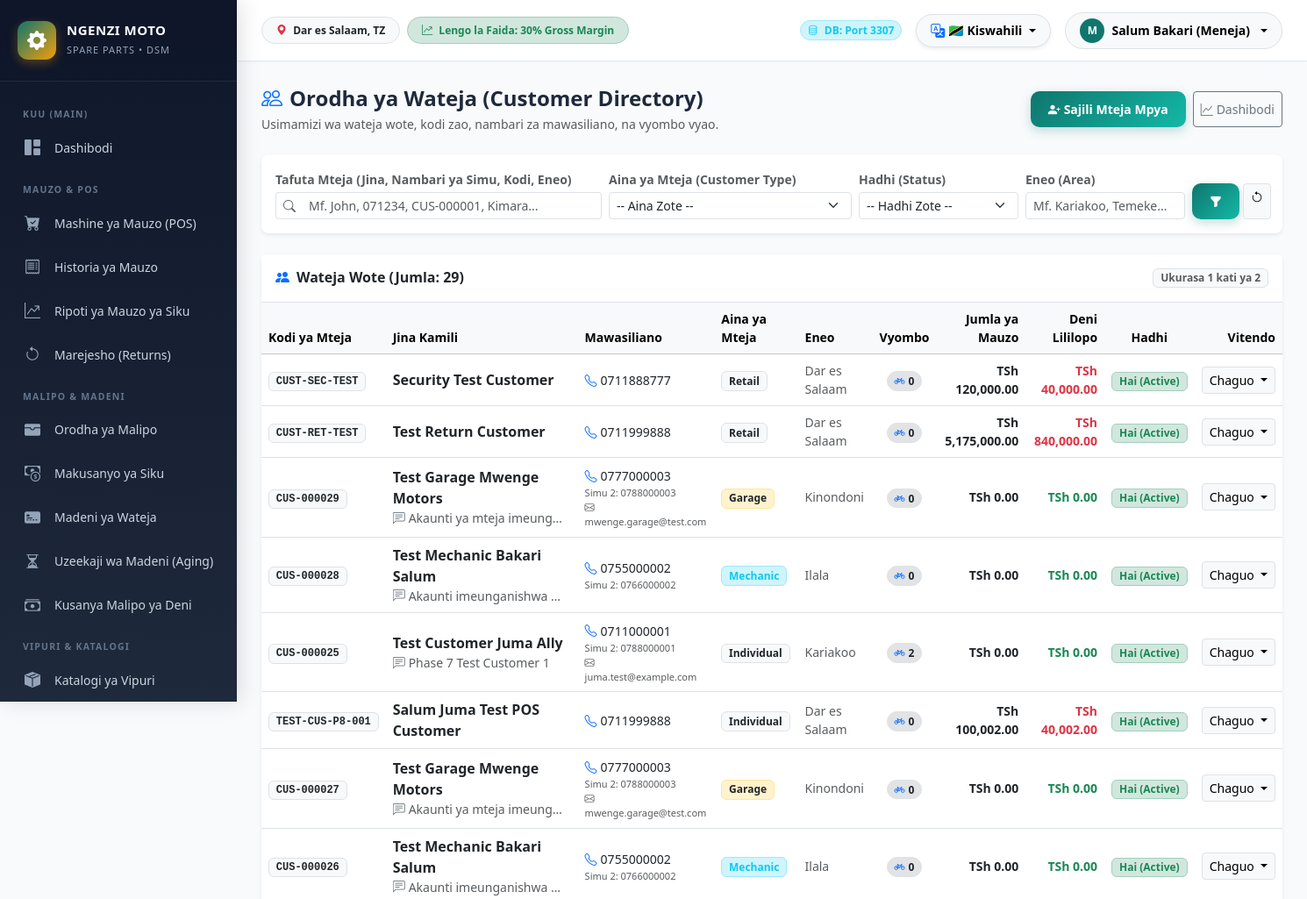
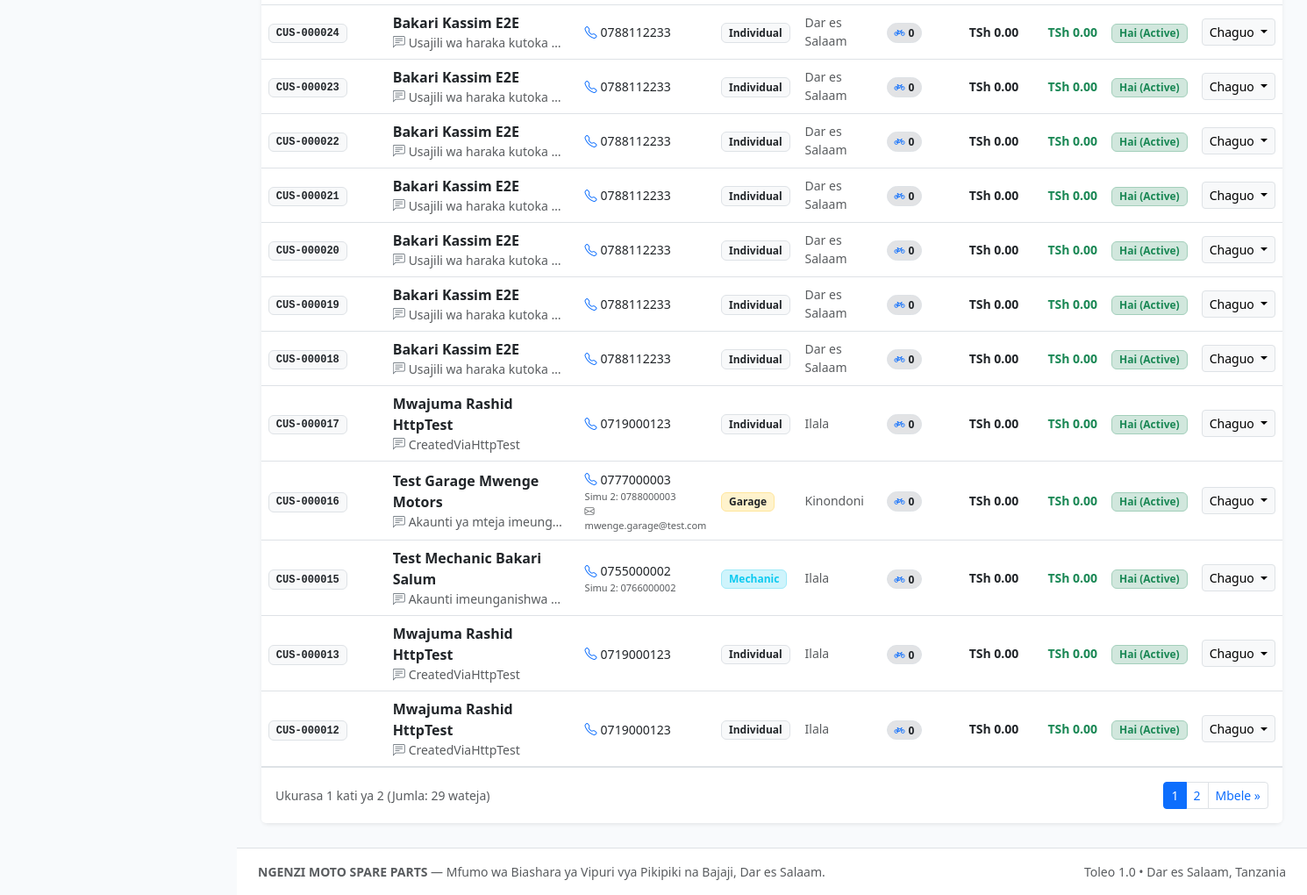
Screenshot of /index.php?route=customers (signed in) with the database file from the repository (2 pictures, top to bottom).
### tables this page shows
CREATE TABLE `customers` (
  `id` int(11) NOT NULL AUTO_INCREMENT,
  `customer_code` varchar(50) NOT NULL,
  `name` varchar(100) NOT NULL,
  `phone` varchar(20) DEFAULT NULL,
  `alternative_phone` varchar(20) DEFAULT NULL,
  `email` varchar(100) DEFAULT NULL,
  `address` varchar(255) DEFAULT NULL,
  `area` varchar(100) DEFAULT NULL,
  `gender` varchar(20) DEFAULT NULL,
  `customer_type` enum('individual','retail','mechanic','garage','business','walk_in','reseller','dealer','other') DEFAULT 'individual',
  `credit_limit` decimal(15,2) DEFAULT 0.00,
  `credit_allowed` tinyint(1) NOT NULL DEFAULT 1,
  `payment_terms` varchar(50) NOT NULL DEFAULT '30 days',
  `credit_status` enum('active','warning','blocked') NOT NULL DEFAULT 'active',
  `current_balance` decimal(15,2) DEFAULT 0.00,
  `notes` text DEFAULT NULL,
  `status` enum('active','inactive','blocked') DEFAULT 'active',
  `created_by` int(11) DEFAULT NULL,
  `updated_by` int(11) DEFAULT NULL,
  `created_at` timestamp NOT NULL DEFAULT current_timestamp(),
  `updated_at` timestamp NOT NULL DEFAULT current_timestamp() ON UPDATE current_timestamp(),
  PRIMARY KEY (`id`),
  UNIQUE KEY `customer_code` (`customer_code`),
  KEY `idx_customer_phone` (`phone`),
  KEY `created_by` (`created_by`),
  KEY `updated_by` (`updated_by`),
  CONSTRAINT `customers_ibfk_1` FOREIGN KEY (`created_by`) REFERENCES `users` (`id`) ON DELETE SET NULL,
  CONSTRAINT `customers_ibfk_2` FOREIGN KEY (`updated_by`) REFERENCES `users` (`id`) ON DELETE SET NULL
);

### views/customers/index.php (the view, shortened to what the rows shown need)
<?php
$canSeeFinancials = Auth::hasAnyRole(['super_admin', 'manager', 'accountant']);
?>
<div class="card border-0 shadow-sm rounded-3">
    <div class="card-body p-0">
        <?php if (empty($customers)): ?>
            <div class="p-5 text-center text-muted">
                <i class="bi bi-people fs-1 d-block mb-2 text-secondary"></i>
                Hakuna mteja aliyepatikana kulingana na vigezo ulivyoweka.
                <?php if ($canCreate): ?>
                    <div class="mt-3">
                        <a href="/index.php?route=customer_create" class="btn btn-sm btn-primary-custom">
                            <i class="bi bi-plus-lg me-1"></i> Sajili Mteja Mpya Sasa
                        </a>
                    </div>
                <?php endif; ?>
            </div>
        <?php else: ?>
            <div class="table-responsive">
                <table class="table align-middle table-hover mb-0">
                    <thead class="table-light small text-muted">
                        <tr>
                            <th>Kodi ya Mteja</th>
                            <th>Jina Kamili</th>
                            <th>Mawasiliano</th>
                            <th>Aina ya Mteja</th>
                            <th>Eneo</th>
                            <th class="text-center">Vyombo</th>
                            <?php if ($canSeeFinancials): ?>
                                <th class="text-end">Jumla ya Mauzo</th>
                                <th class="text-end">Deni Lililopo</th>
                            <?php endif; ?>
                            <th class="text-center">Hadhi</th>
                            <th class="text-end">Vitendo</th>
                        </tr>
                    </thead>
                    <tbody>
                        <?php foreach ($customers as $c): ?>
                            <tr>
                                <td>
                                    <span class="badge bg-light text-dark font-monospace border">
                                        <?= htmlspecialchars($c['customer_code']) ?>
                                    </span>
                                </td>
                                <td>
                                    <a href="/index.php?route=customer_show&id=<?= $c['id'] ?>" class="fw-semibold text-dark text-decoration-none hover-primary">
                                        <?= htmlspecialchars($c['name']) ?>
                                    </a>
                                    <?php if (!empty($c['notes'])): ?>
                                        <div class="small text-muted text-truncate" style="max-width: 200px;">
                                            <i class="bi bi-chat-left-text me-1 text-secondary"></i><?= htmlspecialchars($c['notes']) ?>
                                        </div>
                                    <?php endif; ?>
                                </td>
                                <td>
                                    <div>
                                        <?php if (!empty($c['phone'])): ?>
                                            <a href="tel:<?= htmlspecialchars($c['phone']) ?>" class="text-decoration-none text-dark small fw-medium">
                                                <i class="bi bi-telephone text-primary me-1"></i><?= htmlspecialchars($c['phone']) ?>
                                            </a>
                                        <?php else: ?>
                                            <span class="text-muted small">--</span>
                                        <?php endif; ?>
                                    </div>
                                    <?php if (!empty($c['alternative_phone'])): ?>
                                        <div class="text-muted" style="font-size: 11px;">
                                            Simu 2: <?= htmlspecialchars($c['alternative_phone']) ?>
                                        </div>
                                    <?php endif; ?>
                                    <?php if (!empty($c['email'])): ?>
                                        <div class="text-muted" style="font-size: 11px;">
                                            <i class="bi bi-envelope me-1"></i><?= htmlspecialchars($c['email']) ?>
                                        </div>
                                    <?php endif; ?>
                                </td>
                                <td>
                                    <?php
                                    $typeColors = [
                                        'online'     => 'bg-success-subtle text-success border border-success-subtle fw-bold',
                                        'mechanic'   => 'bg-info-subtle text-info border border-info-subtle',
                                        'garage'     => 'bg-warning-subtle text-dark border border-warning-subtle',
                                        'business'   => 'bg-primary-subtle text-primary border border-primary-subtle',
                                        'walk_in'    => 'bg-secondary-subtle text-secondary border',
                                        'individual' => 'bg-light text-dark border',
                                        'retail'     => 'bg-light text-dark border'
                                    ];
                                    $badgeCls = $typeColors[$c['customer_type']] ?? 'bg-light text-dark border';
                                    ?>
                                    <span class="badge <?= $badgeCls ?> text-capitalize">
                                        <?= $c['customer_type'] === 'online' ? '<i class="bi bi-globe me-1"></i>Mtandaoni' : htmlspecialchars($c['customer_type']) ?>
                                    </span>
                                </td>
                                <td class="small text-muted">
                                    <?= htmlspecialchars($c['area'] ?: ($c['address'] ?: 'Dar es Salaam')) ?>
                                </td>
                                <td class="text-center">
                                    <span class="badge bg-secondary-subtle text-dark border rounded-pill px-2.5 py-1">
                                        <i class="bi bi-bicycle me-1 text-primary"></i><?= (int)$c['vehicle_count'] ?>
                                    </span>
                                </td>
                                <?php if ($canSeeFinancials): ?>
                                    <td class="text-end small fw-semibold text-dark">
                                        <?= Helper::formatMoney((float)$c['total_purchases_amount']) ?>
                                    </td>
                                    <td class="text-end small fw-bold <?= (float)$c['total_balance_due'] > 0 ? 'text-danger' : 'text-success' ?>">
                                        <?= (float)$c['total_balance_due'] > 0 ? Helper::formatMoney((float)$c['total_balance_due']) : 'TSh 0.00' ?>
                                    </td>
                                <?php endif; ?>
                                <td class="text-center">
                                    <?php if ($c['status'] === 'active'): ?>
                                        <span class="badge bg-success-subtle text-success border border-success-subtle px-2 py-1">Hai (Active)</span>
                                    <?php elseif ($c['status'] === 'blocked'): ?>
                                        <span class="badge bg-danger text-white px-2 py-1">Amezuiwa</span>
                                    <?php else: ?>
                                        <span class="badge bg-secondary-subtle text-muted border px-2 py-1">Amesitishwa</span>
                                    <?php endif; ?>
                                </td>
                                <td class="text-end">
                                    <div class="dropdown">
                                        <button class="btn btn-sm btn-light border dropdown-toggle" type="button" data-bs-toggle="dropdown">
                                            Chaguo
                                        </button>
                                    </div>
                                </td>
                            </tr>
                        <?php endforeach; ?>
                    </tbody>
                </table>
            </div>
        <?php endif; ?>
    </div>
</div>

### rows the page displays
customers: customer_code "CUST-SEC-TEST", name "Security Test Customer", phone "0711888777", customer_type "Retail", area+address "Dar es Salaam", vehicle_count "0", total_purchases_amount "TSh 120,000.00", total_balance_due "TSh 40,000.00", status "Hai (Active)"
customers: customer_code "CUST-RET-TEST", name "Test Return Customer", phone "0711999888", customer_type "Retail", area+address "Dar es Salaam", vehicle_count "0", total_purchases_amount "TSh 5,175,000.00", total_balance_due "TSh 840,000.00", status "Hai (Active)"
customers: customer_code "CUS-000029", name "Test Garage Mwenge Motors", notes "Akaunti ya mteja imeung…", phone "0777000003", alternative_phone "0788000003", email "mwenge.garage@test.com", customer_type "Garage", area "Kinondoni", vehicle_count "0", total_purchases_amount "TSh 0.00", status "Hai (Active)"
customers: customer_code "CUS-000028", name "Test Mechanic Bakari Salum", notes "Akaunti imeunganishwa…", phone "0755000002", alternative_phone "0766000002", customer_type "Mechanic", area "Ilala", vehicle_count "0", total_purchases_amount "TSh 0.00", status "Hai (Active)"
customers: customer_code "CUS-000025", name "Test Customer Juma Ally", notes "Phase 7 Test Customer 1", phone "0711000001", alternative_phone "0788000001", email "juma.test@example.com", customer_type "Individual", area "Kariakoo", vehicle_count "2", total_purchases_amount "TSh 0.00", status "Hai (Active)"
customers: customer_code "TEST-CUS-P8-001", name "Salum Juma Test POS Customer", phone "0711999888", customer_type "Individual", area+address "Dar es Salaam", vehicle_count "0", total_purchases_amount "TSh 100,002.00", total_balance_due "TSh 40,002.00", status "Hai (Active)"
customers: customer_code "CUS-000027", name "Test Garage Mwenge Motors", notes "Akaunti ya mteja imeung…", phone "0777000003", alternative_phone "0788000003", email "mwenge.garage@test.com", customer_type "Garage", area "Kinondoni", vehicle_count "0", total_purchases_amount "TSh 0.00", status "Hai (Active)"
customers: customer_code "CUS-000026", name "Test Mechanic Bakari Salum", notes "Akaunti imeunganishwa…", phone "0755000002", alternative_phone "0766000002", customer_type "Mechanic", area "Ilala", vehicle_count "0", total_purchases_amount "TSh 0.00", status "Hai (Active)"
customers: customer_code "CUS-000024", name "Bakari Kassim E2E", notes "Usajili wa haraka kutoka…", phone "0788112233", customer_type "Individual", area+address "Dar es Salaam", vehicle_count "0", total_purchases_amount "TSh 0.00", status "Hai (Active)"
customers: customer_code "CUS-000023", name "Bakari Kassim E2E", notes "Usajili wa haraka kutoka…", phone "0788112233", customer_type "Individual", area+address "Dar es Salaam", vehicle_count "0", total_purchases_amount "TSh 0.00", status "Hai (Active)"
customers: customer_code "CUS-000022", name "Bakari Kassim E2E", notes "Usajili wa haraka kutoka…", phone "0788112233", customer_type "Individual", area+address "Dar es Salaam", vehicle_count "0", total_purchases_amount "TSh 0.00", status "Hai (Active)"
customers: customer_code "CUS-000021", name "Bakari Kassim E2E", notes "Usajili wa haraka kutoka…", phone "0788112233", customer_type "Individual", area+address "Dar es Salaam", vehicle_count "0", total_purchases_amount "TSh 0.00", status "Hai (Active)"
customers: customer_code "CUS-000020", name "Bakari Kassim E2E", notes "Usajili wa haraka kutoka…", phone "0788112233", customer_type "Individual", area+address "Dar es Salaam", vehicle_count "0", total_purchases_amount "TSh 0.00", status "Hai (Active)"
customers: customer_code "CUS-000019", name "Bakari Kassim E2E", notes "Usajili wa haraka kutoka…", phone "0788112233", customer_type "Individual", area+address "Dar es Salaam", vehicle_count "0", total_purchases_amount "TSh 0.00", status "Hai (Active)"
customers: customer_code "CUS-000018", name "Bakari Kassim E2E", notes "Usajili wa haraka kutoka…", phone "0788112233", customer_type "Individual", area+address "Dar es Salaam", vehicle_count "0", total_purchases_amount "TSh 0.00", status "Hai (Active)"
customers: customer_code "CUS-000017", name "Mwajuma Rashid HttpTest", notes "CreatedViaHttpTest", phone "0719000123", customer_type "Individual", area "Ilala", vehicle_count "0", total_purchases_amount "TSh 0.00", status "Hai (Active)"
customers: customer_code "CUS-000016", name "Test Garage Mwenge Motors", notes "Akaunti ya mteja imeung…", phone "0777000003", alternative_phone "0788000003", email "mwenge.garage@test.com", customer_type "Garage", area "Kinondoni", vehicle_count "0", total_purchases_amount "TSh 0.00", status "Hai (Active)"
customers: customer_code "CUS-000015", name "Test Mechanic Bakari Salum", notes "Akaunti imeunganishwa…", phone "0755000002", alternative_phone "0766000002", customer_type "Mechanic", area "Ilala", vehicle_count "0", total_purchases_amount "TSh 0.00", status "Hai (Active)"
customers: customer_code "CUS-000013", name "Mwajuma Rashid HttpTest", notes "CreatedViaHttpTest", phone "0719000123", customer_type "Individual", area "Ilala", vehicle_count "0", total_purchases_amount "TSh 0.00", status "Hai (Active)"
customers: customer_code "CUS-000012", name "Mwajuma Rashid HttpTest", notes "CreatedViaHttpTest", phone "0719000123", customer_type "Individual", area "Ilala", vehicle_count "0", total_purchases_amount "TSh 0.00", status "Hai (Active)"

### other values shown
substr($user['username'] ?? 'U', 0, 1) "M"
$user['full_name'] "Salum Bakari (Meneja)"
$total "29"
$page "1"
$totalPages "2"
